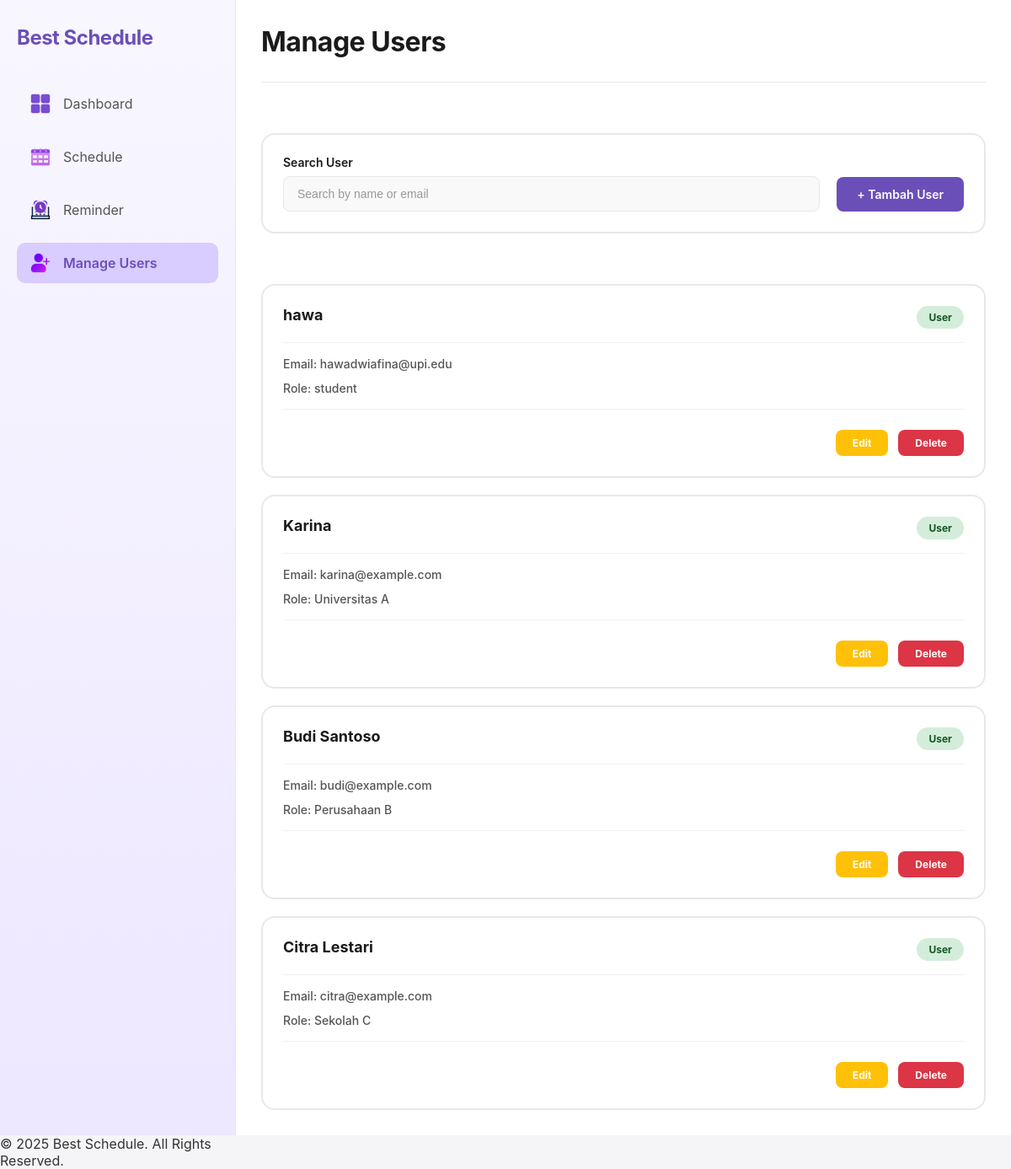
Screenshot of /best_schedule/view/users.php with the database file from the repository.
### tables this page shows
CREATE TABLE `user` (
  `id_user` int(11) NOT NULL,
  `nama` varchar(100) NOT NULL,
  `email` varchar(100) DEFAULT NULL,
  `instansi` varchar(100) DEFAULT NULL
);

### best_schedule/config/database.php (called while the page is built, shortened)
<?php
class Database {
    private $host = "localhost";
    private $username = "root";
    private $password = "";
    private $dbname = "best_schedule";
    public function __construct() {
        try {
            $this->conn = new PDO("mysql:host=$this->host;dbname=$this->dbname", $this->username, $this->password);
        } catch (PDOException $e) {
            echo "Connection failed: " . $e->getMessage();
        }
    }
}
?>

### best_schedule/class/user.php (called while the page is built, shortened)
<?php
require_once '../config/database.php';
class User {
    private $db;
    public function __construct() {
        $this->db = (new Database())->conn;
    }
    public function getAllUsers() {
        $stmt = $this->db->query("SELECT * FROM user ORDER BY id_user ASC");
        return $stmt->fetchAll(PDO::FETCH_ASSOC);
    }
}
?>

### best_schedule/view/users.php (the view, shortened to what this page needs)
<?php
require_once '../config/database.php';
require_once '../class/user.php';
$userObj = new User();
$users = $userObj->getAllUsers();
?>
<!DOCTYPE html>
<html lang="id">
<head>
    <link rel="stylesheet" href="../css/style.css">
</head>
<body>
    <div class="container">
        <div class="sidebar">
            <div class="sidebar-header">
                <h1 class="brand-title">Best Schedule</h1>
            </div>
            <nav class="sidebar-menu">
                <a href="../index.php" class="menu-item">
                    <img src="../images/dashboard.png" alt="Dashboard" class="menu-icon">
                    <span class="menu-text">Dashboard</span>
                </a>
                <a href="schedules.php" class="menu-item">
                    <img src="../images/schedule.png" alt="Schedule" class="menu-icon">
                    <span class="menu-text">Schedule</span>
                </a>
                <a href="reminders.php" class="menu-item">
                    <img src="../images/reminder.png" alt="Reminder" class="menu-icon">
                    <span class="menu-text">Reminder</span>
                </a>
                <a href="users.php" class="menu-item active">
                    <img src="../images/user.png" alt="User" class="menu-icon">
                    <span class="menu-text">Manage Users</span>
                </a>
            </nav>
        </div>
        <div class="main-content">
            <div class="schedules-header">
                <div class="schedules-title-section">
                    <h1 class="page-title">Manage Users</h1>
                </div>
            </div>
            <div class="reminder-filter-section">
                <div class="filter-group">
                    <label class="filter-label">Search User</label>
                    <input type="text" class="search-input" placeholder="Search by name or email">
                </div>
                <a href="addUsers.php" class="btn-add-user">+ Tambah User</a>
            </div>
            <div class="reminders-grid">
                <?php if (empty($users)): ?>
                <div class="empty-state">
                    <p>Tidak ada user. <a href="addUsers.php">Tambah user baru</a></p>
                </div>
                <?php else: ?>
                    <?php foreach ($users as $user): ?>
                    <div class="reminder-card">
                        <div class="reminder-card-header">
                            <h3 class="reminder-card-title"><?= htmlspecialchars($user['nama']); ?></h3>
                            <span class="reminder-badge badge-success">User</span>
                        </div>
                        <div class="reminder-card-body">
                            <p class="reminder-location">Email: <?= htmlspecialchars($user['email']); ?></p>
                            <p class="reminder-location">Role: <?= htmlspecialchars($user['instansi']); ?></p>
                        </div>
                        <div class="reminder-card-footer">
                            <a href="editUser.php?id=<?= $user['id_user']; ?>" class="btn-edit-reminder">Edit</a>
                            <a href="deleteUser.php?id=<?= $user['id_user']; ?>" class="btn-delete-reminder" onclick="return confirm('Yakin ingin menghapus user ini?')">Delete</a>
                        </div>
                    </div>
                    <?php endforeach; ?>
                <?php endif; ?>
            </div>
        </div>
        <?php include 'footer.php'; ?>
    </div>
</body>
</html>

### best_schedule/css/style.css (style rules this page uses)
* { margin: 0; padding: 0; box-sizing: border-box; }
body { font-family: -apple-system, BlinkMacSystemFont, "Segoe UI", "Roboto", "Oxygen", "Ubuntu", "Cantarell", sans-serif; background-color: #f5f5f7; color: #333; }
.container { display: grid; grid-template-columns: 280px 1fr; min-height: 100vh; gap: 0; }
.sidebar { background: linear-gradient(180deg, #f8f7ff 0%, #ede7ff 100%); padding: 30px 20px; border-right: 1px solid #e8e8e8; position: relative; }
.sidebar-header { margin-bottom: 40px; }
.brand-title { font-size: 24px; font-weight: 700; color: #6b4fb8; letter-spacing: -0.5px; }
.sidebar-menu { display: flex; flex-direction: column; gap: 15px; margin-bottom: 100px; }
.menu-item { display: flex; align-items: center; gap: 15px; padding: 12px 16px; border-radius: 10px; cursor: pointer; transition: all 0.3s ease; color: #555; text-decoration: none; }
.menu-item.active { background-color: #d9ccff; color: #6b4fb8; font-weight: 600; }
.menu-icon { width: 24px; height: 24px; object-fit: contain; flex-shrink: 0; }
.menu-text { font-size: 16px; }
.main-content { background-color: #fff; padding: 30px; display: flex; flex-direction: column; gap: 30px; }
.schedules-header, .user-header { display: flex; align-items: center; justify-content: space-between; margin-bottom: 30px; padding-bottom: 20px; border-bottom: 1px solid #e8e8e8; }
.schedules-title-section, .user-title-section { flex: 1; }
.page-title { font-size: 32px; font-weight: 700; color: #1a1a1a; margin-bottom: 8px; letter-spacing: -0.5px; }
.reminder-filter-section { display: flex; align-items: flex-end; gap: 20px; margin-bottom: 30px; background: #fff; border: 2px solid #e8e8e8; border-radius: 16px; padding: 24px; }
.filter-group { display: flex; flex-direction: column; gap: 8px; flex: 1; }
.filter-label { font-size: 14px; font-weight: 600; color: #1a1a1a; }
.search-input, .filter-select { padding: 12px 16px; border: 1px solid #e8e8e8; border-radius: 8px; font-size: 14px; background-color: #f9f9f9; color: #333; transition: all 0.3s ease; }
.search-input::placeholder { color: #999; }
.btn-add-reminder, .btn-add-user { padding: 12px 24px; background-color: #6b4fb8; color: white; border: none; border-radius: 8px; cursor: pointer; font-weight: 600; font-size: 14px; transition: all 0.3s ease; text-decoration: none; display: inline-block; white-space: nowrap; }
.reminders-grid { display: grid; grid-template-columns: 1fr; gap: 20px; }
.reminder-card { background: #fff; border: 2px solid #e8e8e8; border-radius: 16px; padding: 24px; transition: all 0.3s ease; display: flex; flex-direction: column; gap: 16px; }
.reminder-card-header { display: flex; align-items: flex-start; justify-content: space-between; gap: 16px; }
.reminder-card-title { font-size: 18px; font-weight: 700; color: #1a1a1a; margin: 0; flex: 1; }
.reminder-badge { display: inline-block; padding: 6px 14px; border-radius: 20px; font-size: 12px; font-weight: 700; text-transform: capitalize; white-space: nowrap; flex-shrink: 0; }
.badge-success { background-color: #d4edda; color: #155724; }
.reminder-card-body { padding: 16px 0; border-top: 1px solid #f0f0f0; border-bottom: 1px solid #f0f0f0; display: flex; flex-direction: column; gap: 12px; }
.reminder-location { font-size: 14px; color: #555; margin: 0; font-weight: 500; }
.reminder-card-footer { display: flex; align-items: center; justify-content: flex-end; gap: 12px; padding-top: 8px; }
.btn-edit-reminder, .btn-delete-reminder, .btn-send-reminder { padding: 8px 20px; border: none; border-radius: 8px; font-size: 12px; font-weight: 700; cursor: pointer; transition: all 0.3s ease; text-decoration: none; display: inline-block; }
.btn-edit-reminder { background-color: #ffc107; color: #fff; }
.btn-delete-reminder { background: #dc3545; color: white; }

### rows the page displays
user: nama "hawa", email "hawadwiafina@upi.edu", instansi "student"
user: nama "Karina", email "karina@example.com", instansi "Universitas A"
user: nama "Budi Santoso", email "budi@example.com", instansi "Perusahaan B"
user: nama "Citra Lestari", email "citra@example.com", instansi "Sekolah C"
